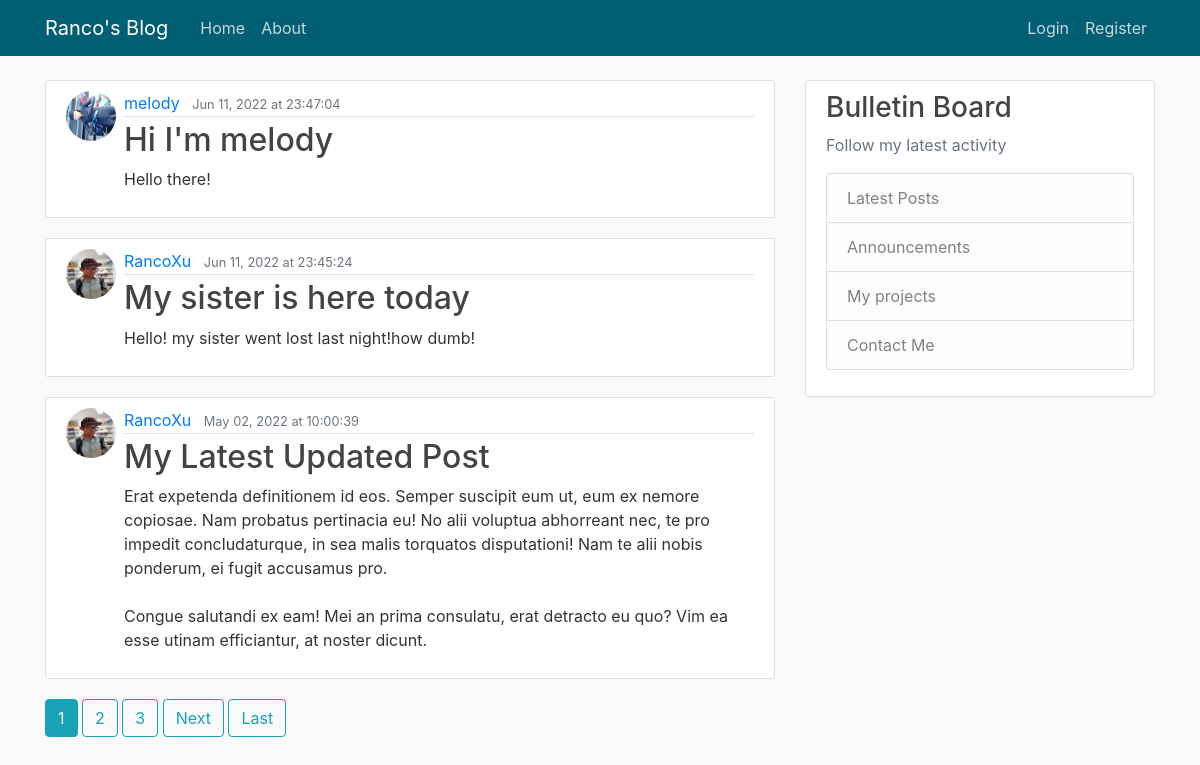
The page / on the database its author committed.
### blog/models.py (models this page shows, shortened)
class Post(models.Model):
    title=models.CharField(max_length=120)
    content=models.TextField()
    date_posted=models.DateTimeField(default=timezone.now)
    author=models.ForeignKey(User, on_delete=models.CASCADE)

### all_users/models.py (models this page shows, shortened)
class Profile(models.Model):
    user=models.OneToOneField(User,on_delete=models.CASCADE)
    image=models.ImageField(default='Default.jpg',upload_to='profile_pics')

### blog/views.py (the view)
# urls.py: path('', PostListView.as_view(), name='blog-home'),  # '' path means /home
class PostListView(ListView):
    model=Post
    template_name='blog/home.html'
    context_object_name='all_posts'
    ordering=['-date_posted']
    paginate_by=3

### blog/templates/blog/home.html (shortened to what this page needs)
{% extends 'blog/base.html' %}
{%block content%}
    {% for post in all_posts %}
        <article class="media content-section">
            <img class="rounded-circle article-image mr-2" width="50" height="50" src="{{post.author.profile.image.url}}">
            <div class="media-body">
            <div class="article-metadata">
                <a class="mr-2" href="{% url 'user-posts' post.author.username %}">{{ post.author }}</a>
                <small class="text-muted">{{ post.date_posted|date:"M d, Y \a\t G:i:s" }}</small>
            </div>
            <h2><a class="article-title" href="{% url 'post-detail' post.id %}">{{ post.title }}</a></h2>
            <p class="article-content">{{ post.content }}</p>
            </div>
        </article>
    {% endfor %}
    {% if is_paginated %}
        {% for num in page_obj.paginator.page_range %}
            {% if page_obj.number == num %}
                <a class="btn btn-info mb-4" href="?page={{ num }}">{{ num }}</a>
            {% elif num > page_obj.number|add:'-3' and num < page_obj.number|add:'3' %}
            <a class="btn btn-outline-info mb-4" href="?page={{ num }}">{{ num }}</a>
            {% endif %}
        {% endfor %}
        {% if page_obj.has_next %}
            <a class="btn btn-outline-info mb-4" href="?page={{ page_obj.next_page_number }}">Next</a>
            <a class="btn btn-outline-info mb-4" href="?page={{ page_obj.paginator.num_pages }}">Last</a>
        {% endif %}
    {% endif %}
{%endblock content%}

### static/blog/main.css (style rules this page uses)
body { background: #fafafa; color: #333333; margin-top: 5rem; }
h1, h2, h3, h4, h5, h6 { color: #444444; }
.content-section { background: #ffffff; padding: 10px 20px; border: 1px solid #dddddd; border-radius: 3px; margin-bottom: 20px; }
.article-title { color: #444444; }
.article-content { white-space: pre-line; }
.article-metadata { padding-bottom: 1px; margin-bottom: 4px; border-bottom: 1px solid #e3e3e3 }

### rows shown on the page
Post: author.profile.image (picture), author "melody", date_posted "Jun 11, 2022 at 23:47:04", title "Hi I'm melody", content "Hello there!"
Post: author.profile.image (picture), author "RancoXu", date_posted "Jun 11, 2022 at 23:45:24", title "My sister is here today", content "Hello! my sister went lost last night!how dumb!"
Post: author.profile.image (picture), author "RancoXu", date_posted "May 02, 2022 at 10:00:39", title "My Latest Updated Post", content "Erat expetenda definitionem id eos. Semper suscipit eum ut, eum ex nemore copiosae. Nam probatus pertinacia eu! No alii voluptua abhorreant nec, te pro impedit concludaturque, in sea malis torquatos disputationi! Nam te alii nobis ponderum, ei fugit accusamus pro. Congue salutandi ex eam! Mei an prima consulatu, erat detracto eu quo? Vim ea esse utinam efficiantur, at noster dicunt."

### other values the page prints
{{ num }} "1"
{{ num }} "2" "3"
